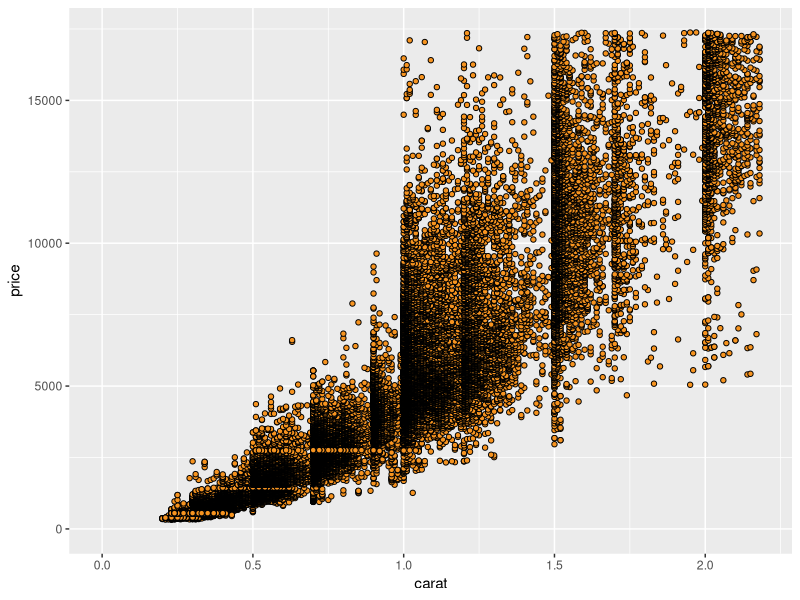
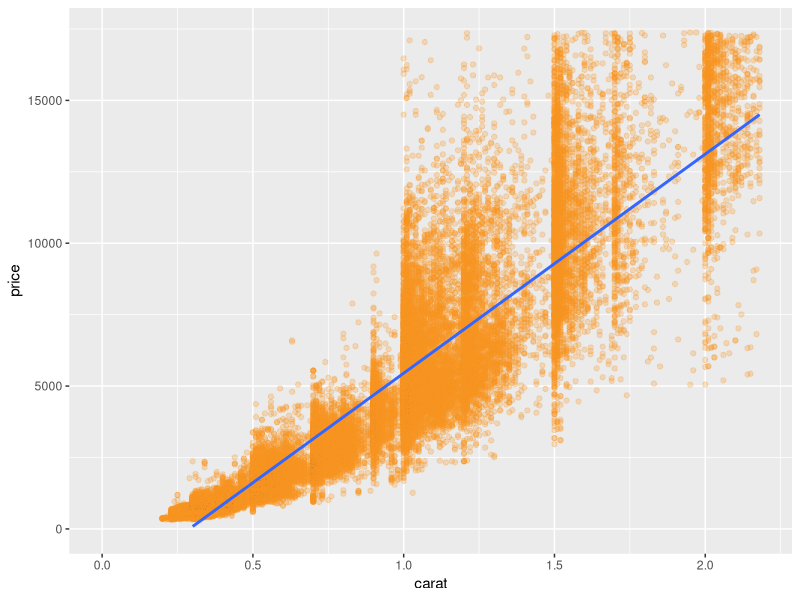
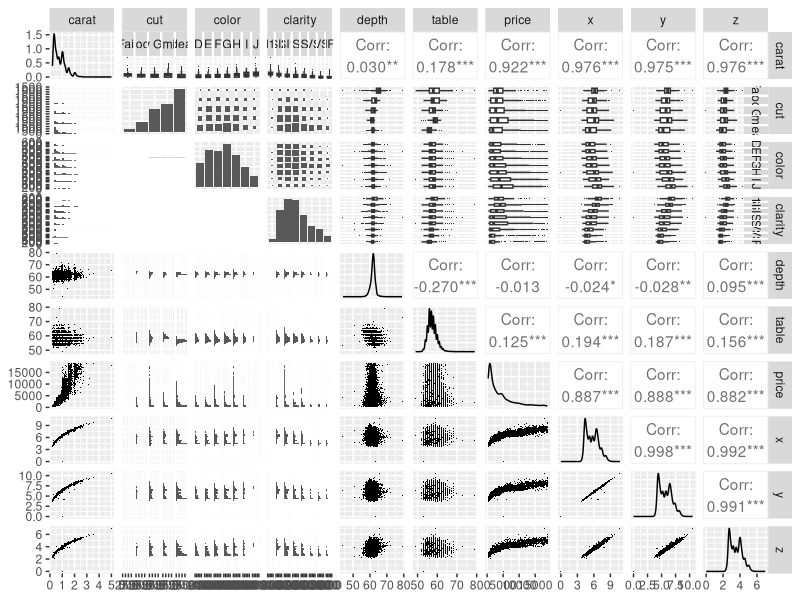
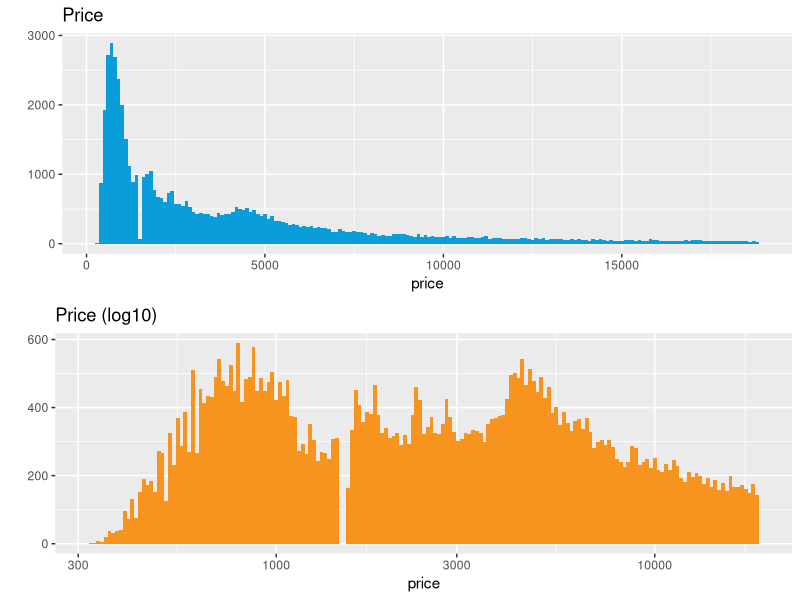
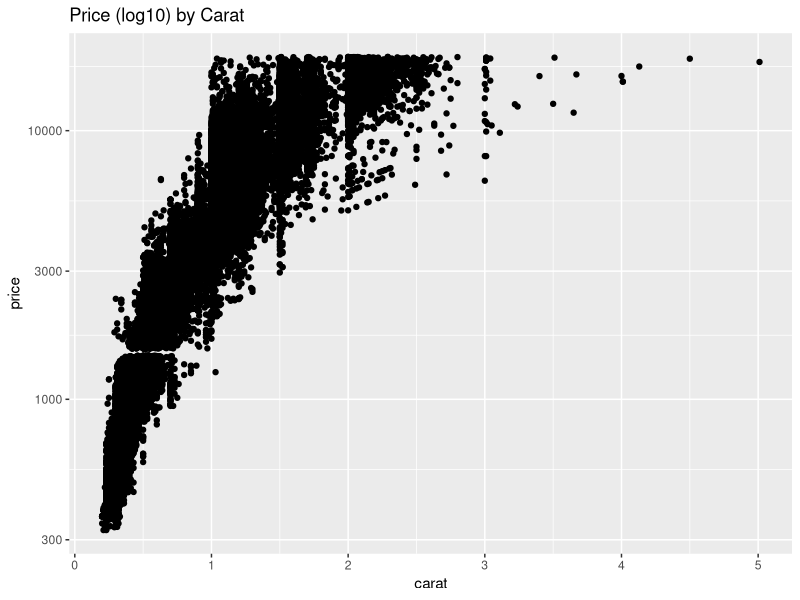
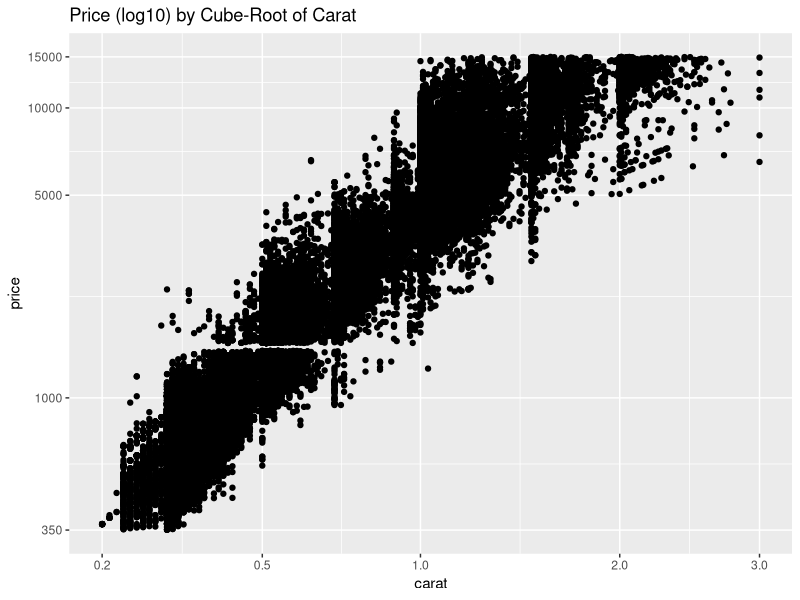
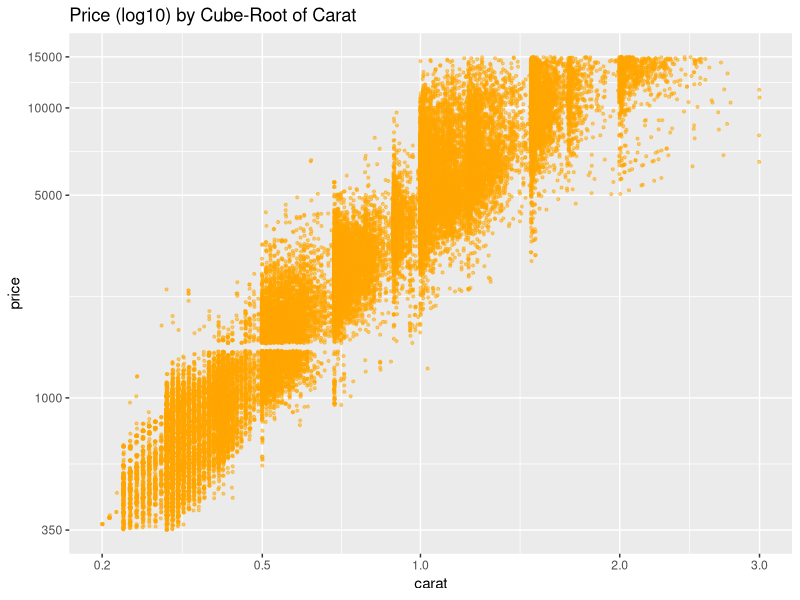
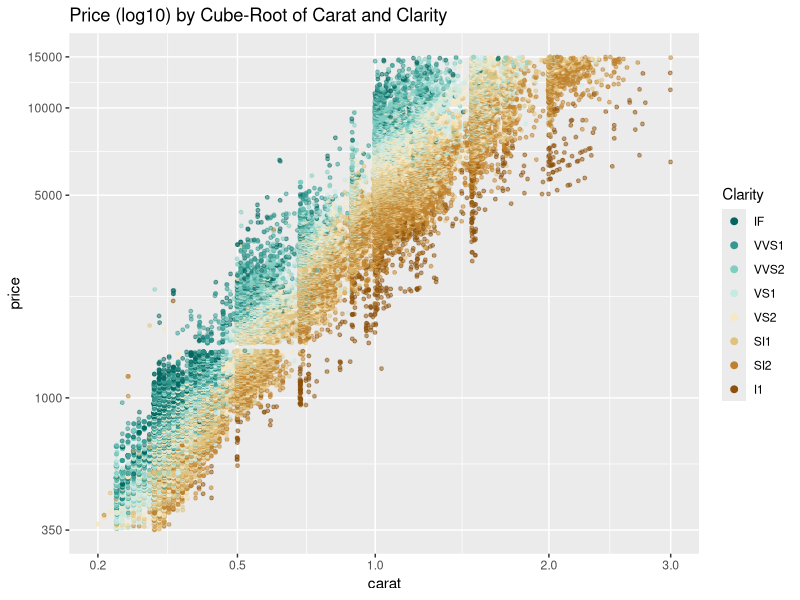

These charts were generated, in order, by the following R code:
## ---- chunk 1
library(ggplot2)
data(diamonds)
## ---- chunk 2
library(ggplot2)
ggplot(aes(x = carat, y = price), data = diamonds) +
  scale_x_continuous(lim = c(0, quantile(diamonds$carat, 0.99))) +
  scale_y_continuous(lim = c(0, quantile(diamonds$price, 0.99))) +
  geom_point(fill = I("#F79420"), color = I("black"), shape = 21) 
## ---- chunk 3
with(diamonds, cor.test(carat, price))
## ---- chunk 4
ggplot(aes(x = carat, y = price), data = diamonds) +
  geom_point(color = "#F79420", alpha = 1/4) +
  stat_smooth(method = 'lm') +
  scale_x_continuous(lim = c(0, quantile(diamonds$carat, 0.99))) +
  scale_y_continuous(lim = c(0, quantile(diamonds$price, 0.99))) 
## ---- chunk 5
# install these if necessary
#install.packages('GGally')
#install.packages('scales')
#install.packages('memisc')
#install.packages('lattice')
#install.packages('MASS')
#install.packages('car')
#install.packages('reshape')
#install.packages('plyr')

# load the ggplot graphics package and the others
library(ggplot2)
library(GGally)
library(scales)
library(memisc)

# sample 10,000 diamonds from the data set
set.seed(20022012)
diamond_samp <- diamonds[sample(1:length(diamonds$price), 10000), ]
ggpairs(diamond_samp,
          lower = list(continuous = wrap("points", shape = I('.'))),
          upper = list(combo = wrap("box", outlier.shape = I('.'))))
## ---- chunk 6
library(gridExtra)
plot1 <- qplot(x = price, data = diamonds, binwidth = 100, fill = I("#099DD9") ) + 
  ggtitle('Price')

plot2 <- qplot(x = price, data = diamonds,  binwidth = 0.01, fill = I("#F79420") ) +
  scale_x_log10() +
  ggtitle('Price (log10)') 

grid.arrange(plot1, plot2, ncol = 1)
## ---- chunk 7
ggplot(aes(x = carat, y = price), data = diamonds) + 
  geom_point() +
  ggtitle("Price (log10) by Carat") + 
  scale_y_log10() 
## ---- chunk 8
cuberoot_trans = function() trans_new('cuberoot', transform = function(x) x^(1/3),
                                      inverse = function(x) x^3)
## ---- chunk 9
ggplot(aes(carat, price), data = diamonds) + 
  geom_point() + 
  scale_x_continuous(trans = cuberoot_trans(), limits = c(0.2, 3),
                     breaks = c(0.2, 0.5, 1, 2, 3)) + 
  scale_y_continuous(trans = log10_trans(), limits = c(350, 15000),
                     breaks = c(350, 1000, 5000, 10000, 15000)) +
  ggtitle('Price (log10) by Cube-Root of Carat')
## ---- chunk 10
head(sort(table(diamonds$carat), decreasing = T))
head(sort(table(diamonds$price), decreasing = T))
## ---- chunk 11
ggplot(aes(x = carat, y = price), data = diamonds) + 
  geom_point(alpha = 1/2, 
             size = 3/4,
             position = 'jitter',
             color = 'orange') + 
  scale_x_continuous(trans = cuberoot_trans(), limits = c(0.2, 3),
                     breaks = c(0.2, 0.5, 1, 2, 3)) + 
  scale_y_continuous(trans = log10_trans(), limits = c(350, 15000),
                     breaks = c(350, 1000, 5000, 10000, 15000)) +
  ggtitle('Price (log10) by Cube-Root of Carat')
## ---- chunk 12
# install and load the RColorBrewer package
#install.packages('RColorBrewer')
library(RColorBrewer)
library(ggplot2)

ggplot(aes(x = carat, y = price), data = diamonds) + 
  geom_point(aes(colour = clarity),
             alpha = 0.5, 
             size = 1, 
             position = 'jitter') +
  scale_color_brewer(type = 'div',
    guide = guide_legend(title = 'Clarity', reverse = T,
    override.aes = list(alpha = 1, size = 2))) +  
  scale_x_continuous(trans = cuberoot_trans(), limits = c(0.2, 3),
    breaks = c(0.2, 0.5, 1, 2, 3)) + 
  scale_y_continuous(trans = log10_trans(), limits = c(350, 15000),
    breaks = c(350, 1000, 5000, 10000, 15000)) +
  ggtitle('Price (log10) by Cube-Root of Carat and Clarity')
## ---- chunk 13
ggplot(aes(x = carat, y = price, color = cut), data = diamonds) + 
  geom_point(alpha = 0.5, size = 1, position = 'jitter') +
  scale_color_brewer(type = 'div',
                     guide = guide_legend(title = 'Cut', reverse = T,
                                          override.aes = list(alpha = 1, size = 2))) +  
  scale_x_continuous(trans = cuberoot_trans(), limits = c(0.2, 3),
                     breaks = c(0.2, 0.5, 1, 2, 3)) + 
  scale_y_continuous(trans = log10_trans(), limits = c(350, 15000),
                     breaks = c(350, 1000, 5000, 10000, 15000)) +
  ggtitle('Price (log10) by Cube-Root of Carat and Cut')
## ---- chunk 14
ggplot(aes(x = carat, y = price, color = color), data = diamonds) + 
  geom_point(alpha = 0.5, size = 1, position = 'jitter') +
  scale_color_brewer(type = 'div',
                     guide = guide_legend(title = 'Color', reverse = FALSE,
                                          override.aes = list(alpha = 1, size = 2))) +  
  scale_x_continuous(trans = cuberoot_trans(), limits = c(0.2, 3),
                     breaks = c(0.2, 0.5, 1, 2, 3)) + 
  scale_y_continuous(trans = log10_trans(), limits = c(350, 15000),
                     breaks = c(350, 1000, 5000, 10000, 15000)) +
  ggtitle('Price (log10) by Cube-Root of Carat and Color')
## ---- chunk 15
m1 <- lm(I(log(price)) ~ I(carat^(1/3)), data = diamonds)
m2 <- update(m1, ~ . + carat)
m3 <- update(m2, ~ . + cut)
m4 <- update(m3, ~ . + color)
m5 <- update(m4, ~ . + clarity)
mtable(m1, m2, m3, m4, m5, sdigits = 3)
## ---- chunk 16
#Be sure you've loaded the library memisc and have m5 saved as an object in your workspace.
library(memisc)
thisDiamond = data.frame(carat = 1.00, cut = "Very Good",
                         color = "I", clarity="VS1")
modelEstimate = predict(m5, newdata = thisDiamond,
                        interval="prediction", level = .95)
exp(modelEstimate)
